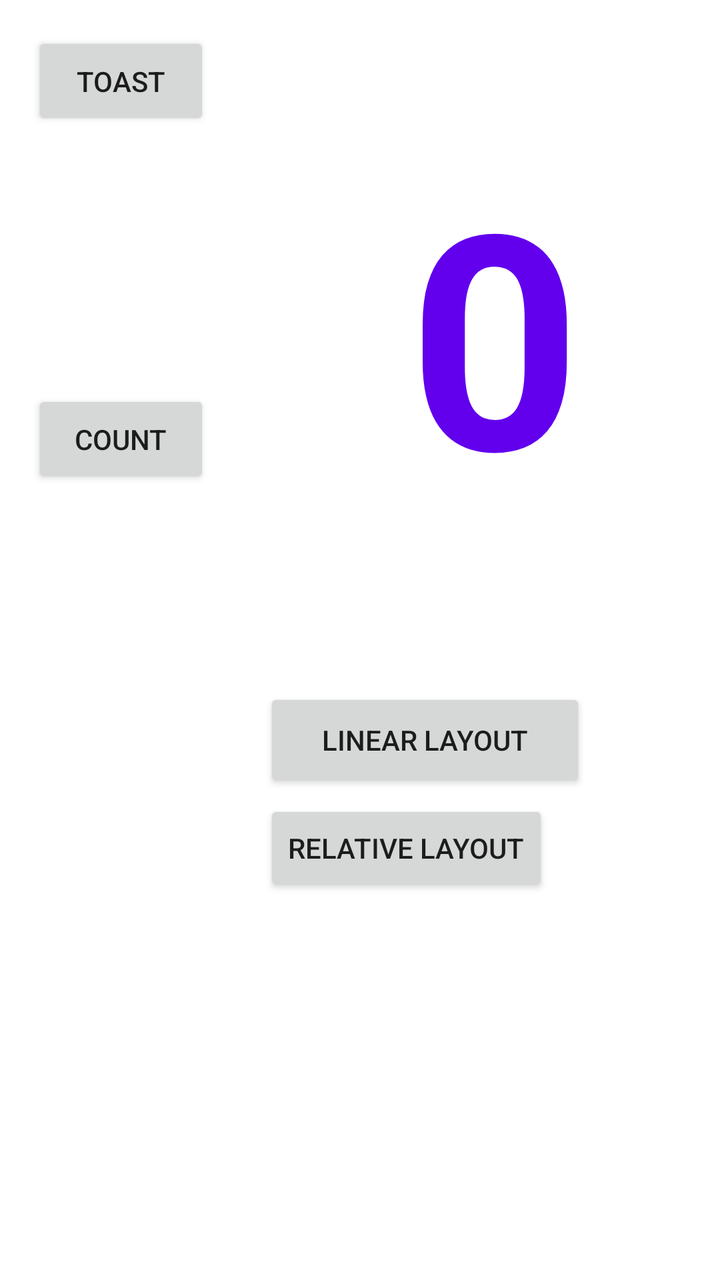
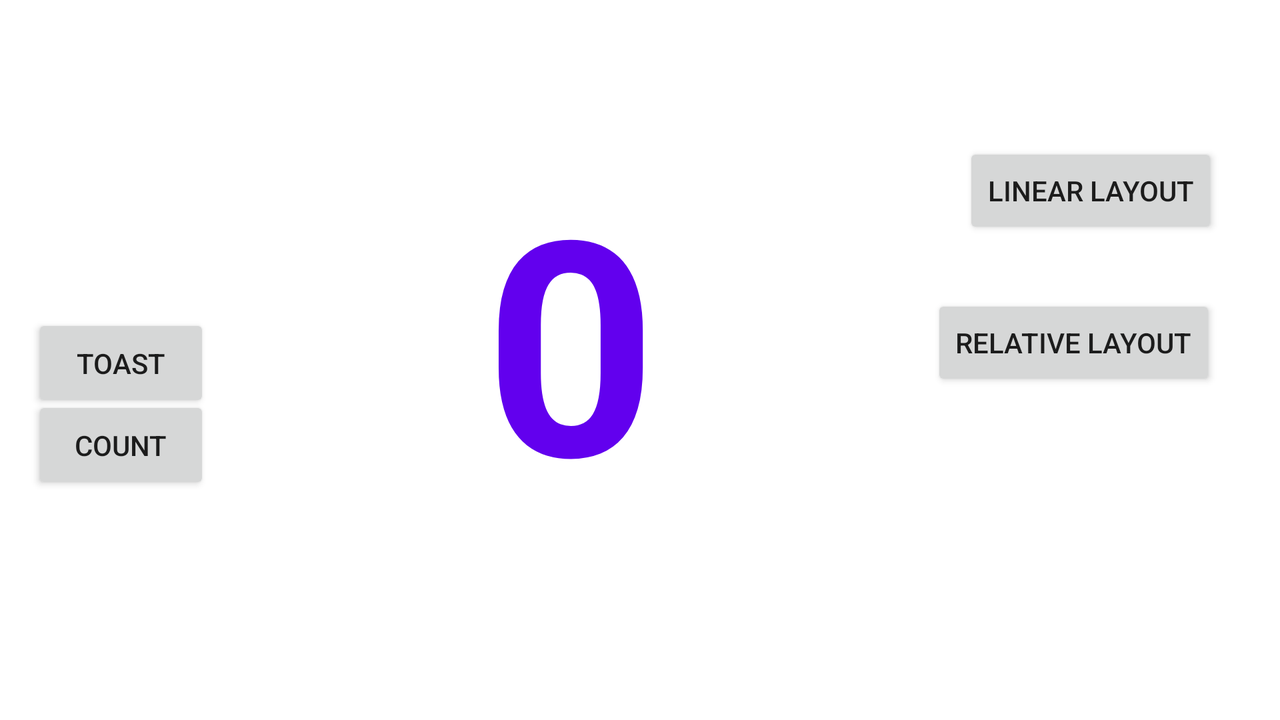

First picture: res/layout/ on a phone held upright. Second picture: the repository's own variant of that layout, on a device whose configuration matches the variant's folder. Source for both follows.
<!-- AndroidManifest.xml: application theme Theme.Task12B -->
<!-- res/layout/activity_constraint_layout.xml -->
<?xml version="1.0" encoding="utf-8"?>
<androidx.constraintlayout.widget.ConstraintLayout xmlns:android="http://schemas.android.com/apk/res/android"
    xmlns:app="http://schemas.android.com/apk/res-auto"
    xmlns:tools="http://schemas.android.com/tools"
    android:id="@+id/ConstraintLayout"
    android:layout_width="match_parent"
    android:layout_height="match_parent"
    android:layout_margin="20sp"
    android:gravity="center">


    <Button
        android:id="@+id/button_toast"
        android:layout_width="89dp"
        android:layout_height="49dp"
        android:layout_marginStart="16dp"
        android:layout_marginTop="16dp"
        android:height="60sp"
        android:text="Toast"
        app:layout_constraintStart_toStartOf="parent"
        app:layout_constraintTop_toTopOf="parent" />

    <TextView
        android:id="@+id/show_count"
        android:layout_width="245dp"
        android:layout_height="316dp"
        android:layout_marginStart="20dp"
        android:layout_marginTop="8dp"
        android:layout_marginEnd="120dp"
        android:height="300sp"
        android:background="@color/yellow"
        android:gravity="center"
        android:text="0"
        android:textColor="@color/purple_500"
        android:textSize="150sp"
        android:textStyle="bold"
        app:layout_constraintEnd_toEndOf="parent"
        app:layout_constraintHorizontal_bias="0.0"
        app:layout_constraintStart_toEndOf="@+id/button_count"
        app:layout_constraintTop_toTopOf="parent" />

    <Button
        android:id="@+id/button_count"
        android:layout_width="89dp"
        android:layout_height="49dp"
        android:layout_marginStart="16dp"
        android:height="60sp"
        android:text="Count"
        app:layout_constraintBaseline_toBaselineOf="@+id/show_count"
        app:layout_constraintStart_toStartOf="parent" />


    <Button
        android:id="@+id/goToLinearLayout"
        android:layout_width="161dp"
        android:layout_height="52dp"
        android:layout_marginStart="132dp"
        android:layout_marginTop="20dp"
        android:text="Linear Layout"
        app:layout_constraintStart_toStartOf="parent"
        app:layout_constraintTop_toBottomOf="@+id/show_count" />

    <Button
        android:id="@+id/goToRelativeLayout"
        android:layout_width="wrap_content"
        android:layout_height="wrap_content"
        android:layout_marginStart="132dp"
        android:layout_marginTop="4dp"
        android:text="Relative Layout"
        app:layout_constraintStart_toStartOf="parent"
        app:layout_constraintTop_toBottomOf="@+id/goToLinearLayout" />


</androidx.constraintlayout.widget.ConstraintLayout>
<!-- resources referenced by this layout -->
<resources>
  <style name="Theme.Task12B" parent="Theme.MaterialComponents.DayNight.DarkActionBar">
          
          <item name="colorPrimary">@color/purple_500</item>
          <item name="colorPrimaryVariant">@color/purple_700</item>
          <item name="colorOnPrimary">@color/white</item>
          
          <item name="colorSecondary">@color/teal_200</item>
          <item name="colorSecondaryVariant">@color/teal_700</item>
          <item name="colorOnSecondary">@color/black</item>
          
          <item name="android:statusBarColor">?attr/colorPrimaryVariant</item>
          
      </style>
</resources>
<!-- res/layout-land/activity_constraint_layout.xml (the author's variant of the layout above) -->
<!-- drawn on the phone turned sideways -->
<?xml version="1.0" encoding="utf-8"?>
<androidx.constraintlayout.widget.ConstraintLayout xmlns:android="http://schemas.android.com/apk/res/android"
    xmlns:app="http://schemas.android.com/apk/res-auto"
    xmlns:tools="http://schemas.android.com/tools"
    android:id="@+id/ConstraintLayout"
    android:layout_width="match_parent"
    android:layout_height="match_parent"
    android:layout_margin="20sp"
    android:gravity="center">


    <Button
        android:id="@+id/button_toast"
        android:layout_width="89dp"
        android:layout_height="49dp"
        android:layout_marginStart="16dp"
        android:layout_marginTop="165dp"
        android:height="60sp"
        android:text="Toast"
        app:layout_constraintBottom_toTopOf="@+id/button_count"
        app:layout_constraintStart_toStartOf="parent"
        app:layout_constraintTop_toTopOf="parent" />

    <TextView
        android:id="@+id/show_count"
        android:layout_width="321dp"
        android:layout_height="322dp"
        android:layout_marginStart="20dp"
        android:layout_marginTop="8dp"
        android:layout_marginEnd="120dp"
        android:height="300sp"
        android:background="@color/yellow"
        android:gravity="center"
        android:text="0"
        android:textColor="@color/purple_500"
        android:textSize="150sp"
        android:textStyle="bold"
        app:layout_constraintEnd_toEndOf="parent"
        app:layout_constraintHorizontal_bias="0.0"
        app:layout_constraintStart_toEndOf="@+id/button_count"
        app:layout_constraintTop_toTopOf="parent" />

    <Button
        android:id="@+id/button_count"
        android:layout_width="89dp"
        android:layout_height="49dp"
        android:layout_marginStart="16dp"
        android:height="60sp"
        android:text="Count"
        app:layout_constraintBaseline_toBaselineOf="@+id/show_count"
        app:layout_constraintStart_toStartOf="parent" />


    <Button
        android:id="@+id/goToLinearLayout"
        android:layout_width="wrap_content"
        android:layout_height="wrap_content"
        android:text="Linear Layout"
        app:layout_constraintBottom_toBottomOf="parent"
        app:layout_constraintEnd_toEndOf="parent"
        app:layout_constraintHorizontal_bias="0.537"
        app:layout_constraintStart_toEndOf="@+id/show_count"
        app:layout_constraintTop_toTopOf="parent"
        app:layout_constraintVertical_bias="0.229" />

    <Button
        android:id="@+id/goToRelativeLayout"
        android:layout_width="wrap_content"
        android:layout_height="wrap_content"
        android:layout_marginTop="28dp"
        android:layout_marginEnd="32dp"
        android:text="Relative Layout"
        app:layout_constraintEnd_toEndOf="parent"
        app:layout_constraintTop_toBottomOf="@+id/goToLinearLayout" />


</androidx.constraintlayout.widget.ConstraintLayout>
